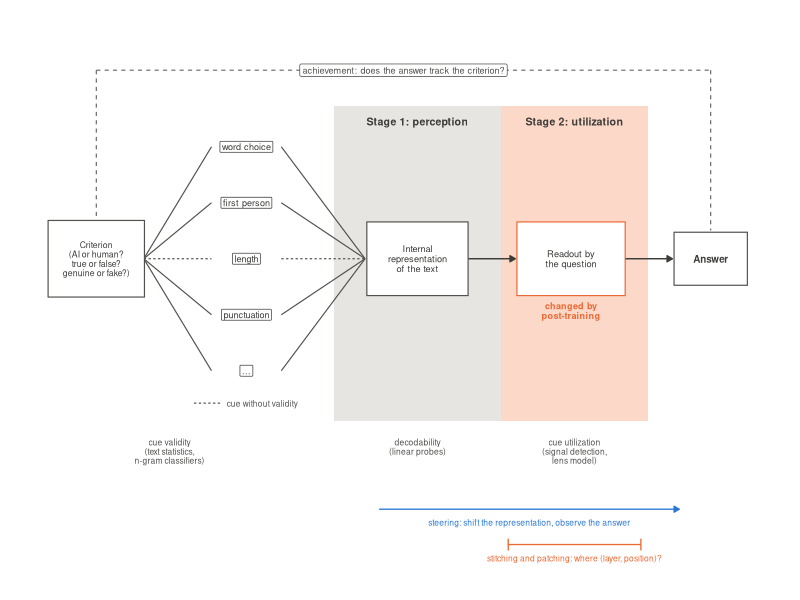
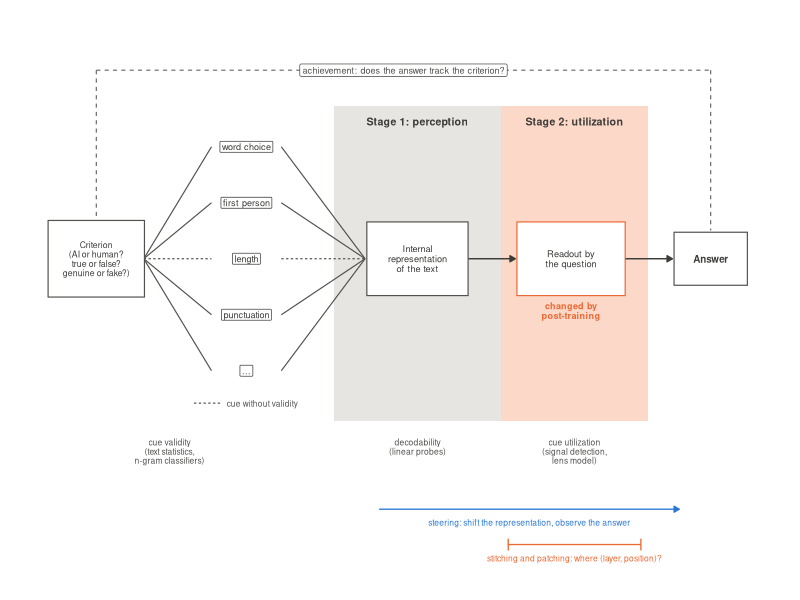

Recreate these plots in R, in order.
# Conceptual figure: the "two-stage lens". Brunswik's lens model (criterion -> cues ->
# judgment), split at the model's internal representation into
#   stage 1 (perception):   are the cues encoded?          -> linear probes
#   stage 2 (utilization):  does the question read them?    -> answers (SDT, lens model)
# Post-training acts on stage 2 (orange); stitching and patching locate it, steering
# tests it causally. Writes paper/figures/fig_lens_two_stage.{pdf,png}.
# Usage: Rscript plots/fig_lens.R

suppressPackageStartupMessages({ library(ggplot2) })

BLUE <- "#2a78d6"; ORANGE <- "#eb6834"; INK <- "#52514e"; DARK <- "#3d3c39"
GREY <- "#b8b6b0"; TILE <- "#e6e5e1"; LIGHTORANGE <- "#fbd8c8"
OUT <- "paper/figures"
arr <- function(len = 0.06) arrow(length = unit(len, "in"), type = "closed")

# node positions
crit <- c(0.95, 3)
cue_y <- c(4.9, 3.95, 3, 2.05, 1.1)
cue_x <- 3.1
cue_lab <- c("word choice", "first person", "length", "punctuation", "...")
valid <- c(TRUE, TRUE, FALSE, TRUE, TRUE)          # dashed = invalid cue
rep_xy <- c(5.55, 3)
read_xy <- c(7.75, 3)
ans_xy <- c(9.75, 3)

cues <- data.frame(x = cue_x, y = cue_y, lab = cue_lab, valid = valid)
lines_left <- data.frame(x = crit[1] + 0.68, y = crit[2], xend = cue_x - 0.5, yend = cue_y, valid = valid)
lines_mid <- data.frame(x = cue_x + 0.5, y = cue_y, xend = rep_xy[1] - 0.75, yend = rep_xy[2], valid = valid)

box <- function(xy, w, h, fill, col, lab, size = 2.6, face = "plain", lcol = DARK) {
  list(annotate("rect", xmin = xy[1] - w / 2, xmax = xy[1] + w / 2, ymin = xy[2] - h / 2, ymax = xy[2] + h / 2,
                fill = fill, colour = col, linewidth = 0.4),
       annotate("text", x = xy[1], y = xy[2], label = lab, size = size, colour = lcol, fontface = face,
                lineheight = 0.9))
}

p <- ggplot() +
  # stage backgrounds
  annotate("rect", xmin = 4.35, xmax = 6.75, ymin = 0.25, ymax = 5.6, fill = TILE, colour = NA) +
  annotate("rect", xmin = 6.75, xmax = 8.85, ymin = 0.25, ymax = 5.6, fill = LIGHTORANGE, colour = NA) +
  annotate("text", x = 5.55, y = 5.33, label = "Stage 1: perception", size = 2.7, fontface = "bold", colour = DARK) +
  annotate("text", x = 7.8, y = 5.33, label = "Stage 2: utilization", size = 2.7, fontface = "bold", colour = DARK) +
  # lens lines
  geom_segment(data = lines_left, aes(x = x, y = y, xend = xend, yend = yend, linetype = valid),
               colour = INK, linewidth = 0.4) +
  geom_segment(data = lines_mid, aes(x = x, y = y, xend = xend, yend = yend, linetype = valid),
               colour = INK, linewidth = 0.4) +
  scale_linetype_manual(values = c(`TRUE` = "solid", `FALSE` = "22"), guide = "none") +
  # nodes
  box(crit, 1.38, 1.3, "white", INK, "Criterion\n(AI or human?\ntrue or false?\ngenuine or fake?)", size = 2.2) +
  geom_label(data = cues, aes(x = x, y = y, label = lab), size = 2.3, colour = DARK, fill = "white",
             linewidth = 0.3, label.r = unit(0.08, "lines"), label.padding = unit(0.18, "lines")) +
  box(rep_xy, 1.45, 1.25, "white", INK, "Internal\nrepresentation\nof the text", size = 2.35) +
  box(read_xy, 1.55, 1.25, "white", ORANGE, "Readout by\nthe question", size = 2.35) +
  box(ans_xy, 1.05, 0.9, "white", INK, "Answer", size = 2.5, face = "bold") +
  annotate("segment", x = rep_xy[1] + 0.73, xend = read_xy[1] - 0.8, y = 3, yend = 3, colour = DARK,
           linewidth = 0.5, arrow = arr()) +
  annotate("segment", x = read_xy[1] + 0.78, xend = ans_xy[1] - 0.55, y = 3, yend = 3, colour = DARK,
           linewidth = 0.5, arrow = arr()) +
  annotate("text", x = 7.75, y = 2.12, label = "changed by\npost-training", size = 2.3, colour = ORANGE,
           fontface = "bold", lineheight = 0.9) +
  # achievement: bracket over the whole lens
  annotate("segment", x = crit[1], xend = ans_xy[1], y = 6.2, yend = 6.2, colour = INK, linewidth = 0.35,
           linetype = "dashed") +
  annotate("segment", x = c(crit[1], ans_xy[1]), xend = c(crit[1], ans_xy[1]), y = 6.2,
           yend = c(crit[2] + 0.68, ans_xy[2] + 0.48), colour = INK, linewidth = 0.35, linetype = "dashed") +
  annotate("label", x = 5.35, y = 6.2, label = "achievement: does the answer track the criterion?",
           size = 2.3, colour = INK, fill = "white", linewidth = 0) +
  # legend for invalid cues
  annotate("segment", x = 2.35, xend = 2.75, y = 0.55, yend = 0.55, colour = INK, linewidth = 0.4, linetype = "22") +
  annotate("text", x = 2.82, y = 0.55, label = "cue without validity", size = 2.1, colour = INK, hjust = 0) +
  # measures (bottom row)
  annotate("text", x = 2.0, y = -0.05, label = "cue validity\n(text statistics,\nn-gram classifiers)",
           size = 2.15, colour = INK, lineheight = 0.9, vjust = 1) +
  annotate("text", x = 5.55, y = -0.05, label = "decodability\n(linear probes)",
           size = 2.15, colour = INK, lineheight = 0.9, vjust = 1) +
  annotate("text", x = 7.8, y = -0.05, label = "cue utilization\n(signal detection,\nlens model)",
           size = 2.15, colour = INK, lineheight = 0.9, vjust = 1) +
  # causal methods (bottom row 2)
  annotate("segment", x = 5.0, xend = 9.3, y = -1.25, yend = -1.25, colour = BLUE, linewidth = 0.45, arrow = arr()) +
  annotate("text", x = 7.15, y = -1.47, label = "steering: shift the representation, observe the answer",
           size = 2.15, colour = BLUE) +
  annotate("segment", x = 6.85, xend = 8.75, y = -1.85, yend = -1.85, colour = ORANGE, linewidth = 0.45) +
  annotate("segment", x = c(6.85, 8.75), xend = c(6.85, 8.75), y = -1.75, yend = -1.95, colour = ORANGE,
           linewidth = 0.45) +
  annotate("text", x = 7.8, y = -2.08, label = "stitching and patching: where (layer, position)?",
           size = 2.15, colour = ORANGE) +
  coord_cartesian(xlim = c(0.2, 10.4), ylim = c(-2.2, 6.8), clip = "off") +
  theme_void(base_size = 8.5) + theme(plot.margin = margin(6, 6, 6, 6))

dir.create(OUT, showWarnings = FALSE, recursive = TRUE)
ggsave(file.path(OUT, "fig_lens_two_stage.pdf"), p, width = 6.6, height = 3.7, device = cairo_pdf)
ggsave(file.path(OUT, "fig_lens_two_stage.png"), p, width = 6.6, height = 3.7, dpi = 200, bg = "white")
cat("written:", file.path(OUT, "fig_lens_two_stage.{pdf,png}"), "\n")
